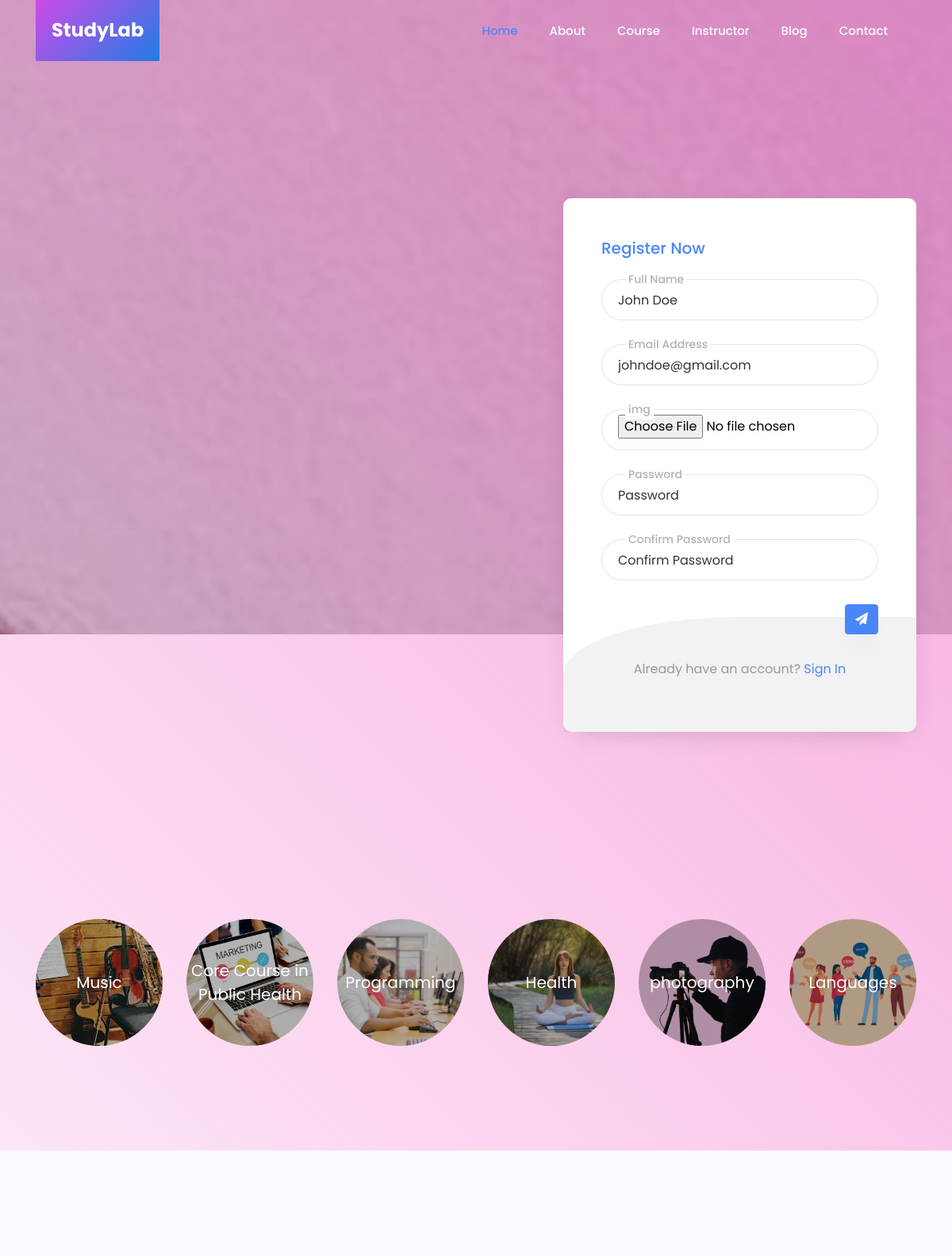
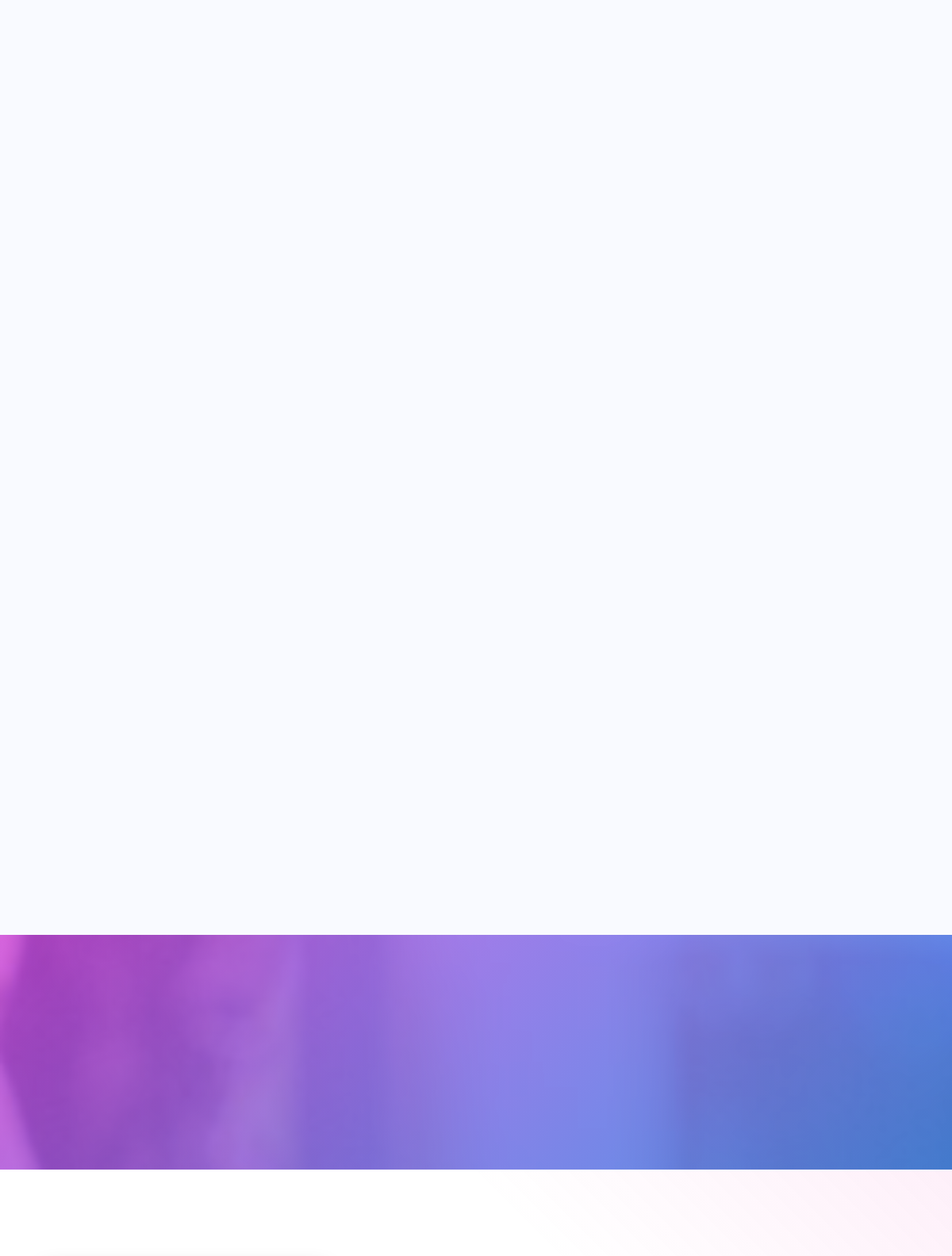
The page / (upper part) on the database its author committed (2 pictures, top to bottom).
### tables this page shows
CREATE TABLE `cats` (
  `id` int(11) NOT NULL,
  `name` varchar(200) NOT NULL,
  `img` varchar(255) NOT NULL
);

### userhandlers/getCats.php (called while the page is built)
<?php
$cats="SELECT * FROM cats";
$catsSql=mysqli_query($conn,$cats);
?>

### index.php (the view, shortened to what this page needs)
<?php
include("include/header.php");
include("userhandlers/getCats.php");
?>
<div class="hero-wrap js-fullheight" style="background-image: url('assets/images/bg_1.jpg');">
  <div class="overlay"></div>
  <div class="container">
    <div class="row no-gutters slider-text js-fullheight align-items-center" data-scrollax-parent="true">
</div>
</div>
</div>
<?php if(!isset($_SESSION['id'])){ ?>
<section class="ftco-section ftco-no-pb ftco-no-pt">
   <div class="container">
      <div class="row">
         <div class="col-md-7"></div>
         <div class="col-md-5 order-md-last">
          <div class="login-wrap p-4 p-md-5">
              <h3 class="mb-4">Register Now</h3>
              <form action="userhandlers/signup.php" method="post" enctype="multipart/form-data" class="signup-form">
                 <div class="form-group">
                    <label class="label" for="name">Full Name</label>
                    <input type="text" class="form-control" placeholder="John Doe" name="name" required>
                </div>
                <div class="form-group">
                    <label class="label" for="email">Email Address</label>
                    <input type="text" class="form-control" placeholder="johndoe@gmail.com" name="email" required>
                </div>
                <div class="form-group">
                    <label class="label" for="email">img</label>
                    <input type="file" class="form-control"  name="img" required>
                </div>
                <div class="form-group">
                 <label class="label" for="password">Password</label>
                 <input id="password-field" type="password" class="form-control" placeholder="Password" name="password" required>
             </div>
             <div class="form-group">
                 <label class="label" for="password">Confirm Password</label>
                 <input id="password-field" type="password" class="form-control" placeholder="Confirm Password" required name="cpassword">
             </div>
             <div class="form-group d-flex justify-content-end mt-4">
                 <button type="submit" class="btn btn-primary submit"><span class="fa fa-paper-plane"></span></button>
             </div>
         </form>
         <p class="text-center">Already have an account? <a href="#signin" data-toggle="modal" data-target="#exampleModal">Sign In</a></p>
     </div>
 </div>
</div>
</div>
</section>
<?php } ?>
<section class="ftco-section">
   <div class="container">
      <div class="row justify-content-center pb-4">
    </div>
    <div class="row justify-content-center">
        <?php while($cats=mysqli_fetch_assoc($catsSql)){ ?>
     <div class="col-md-3 col-lg-2">
        <a href="category.php?id=<?=$cats['id'];?>" class="course-category img d-flex align-items-center justify-content-center" style="background-image: url(assets/images/<?= $cats['img']?>);">
           <div class="text w-100 text-center">
              <h3><?=$cats['name'];?></h3>
          </div>
      </a>
  </div>
  <?php } ?>
</div>
</section>
<section class="ftco-section bg-light">
   <div class="container">
      <div class="row justify-content-center pb-4">
    </div>
    <div class="row">
</div>
</div>
</section>
<section class="ftco-section ftco-counter img" id="section-counter" style="background-image: url(images/bg_4.jpg);">
 <div class="overlay"></div>
 <div class="container">
    <div class="row">
</div>
</div>
</section>
<section class="ftco-section ftco-about img">
</section>
<?php
include("include/footer.php");
?>

### rows shown on the page
cats: img (picture), name "Music"
cats: img (picture), name "Core Course in Public Health"
cats: img (picture), name "Programming"
cats: img (picture), name "Health"
cats: img (picture), name "photography"
cats: img (picture), name "Languages"
